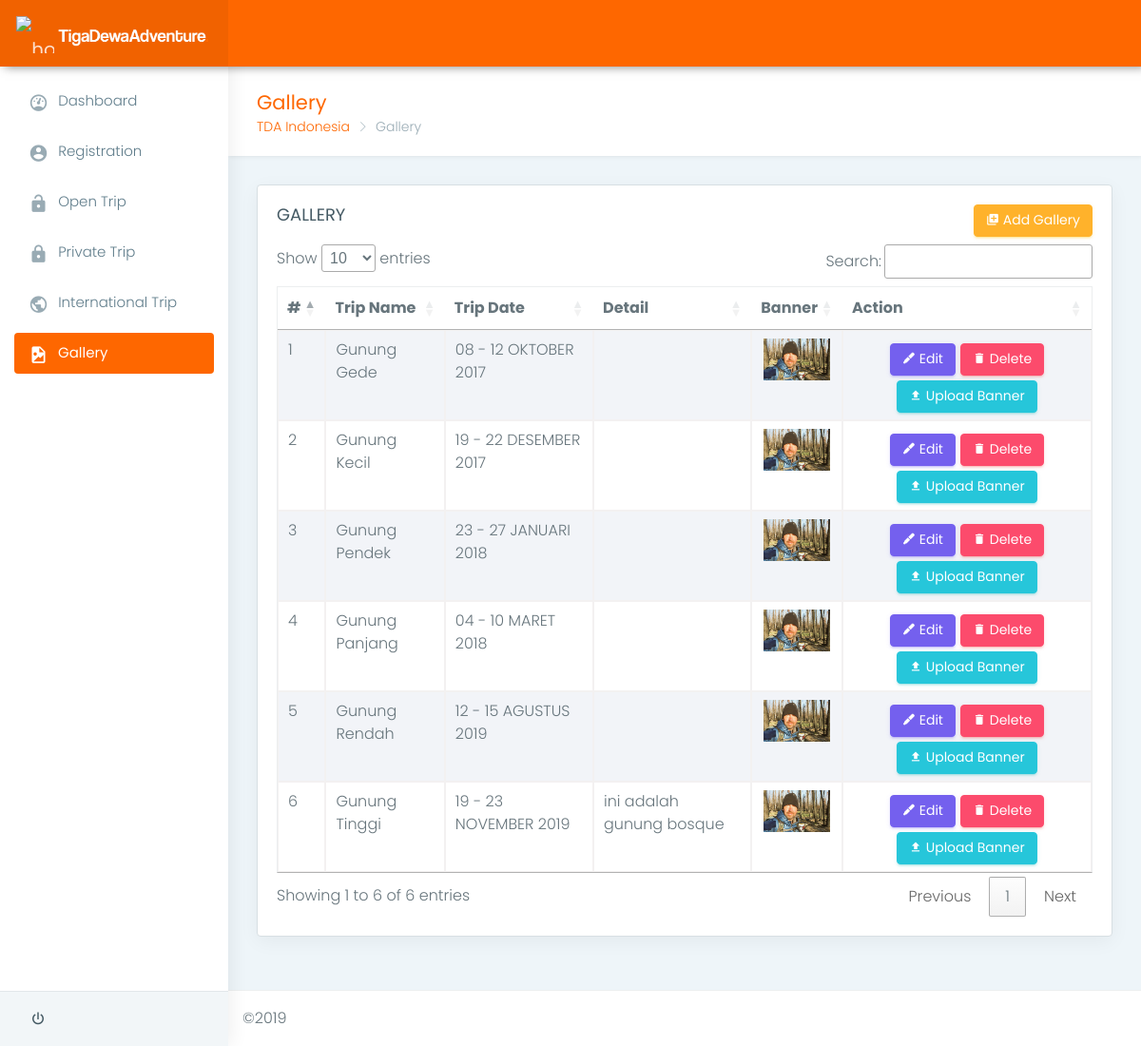
Screenshot of /index.php/_gallery with the database file from the repository.
### tables this page shows
CREATE TABLE `gallery` (
  `id_gallery` int(11) NOT NULL,
  `picture` varchar(200) NOT NULL,
  `tripDate` varchar(100) NOT NULL,
  `year` int(11) NOT NULL,
  `tripName` varchar(100) NOT NULL,
  `detail` text NOT NULL
);

### application/controllers/_gallery.php (called while the page is built, shortened)
<?php
class _gallery extends CI_Controller {
	public function __construct()
	{
		$this->load->model('_gallerymodel', 'gm');
	}
	public function index()
	{
		$data['gallery'] = $this->gm->getGallery();
		$this->load->view('admin/gallery', $data);
	}
}

### index.php (called while the page is built, shortened)
<?php
require_once BASEPATH.'core/CodeIgniter.php';

### application/models/_gallerymodel.php (called while the page is built, shortened)
<?php
class _gallerymodel extends CI_Model {
	public function getGallery()
	{
		return $this->db->get('gallery')->result();
	}
}

### application/views/admin/gallery.php (the view, shortened to what this page needs)
<!DOCTYPE html>
<html lang="en">
<head>
    <link href="<?=base_url()?>assets_admin/plugins/bootstrap/css/bootstrap.min.css" rel="stylesheet">
    <link href="<?=base_url()?>assets_admin/plugins/chartist-js/dist/chartist.min.css" rel="stylesheet">
    <link href="<?=base_url()?>assets_admin/plugins/chartist-js/dist/chartist-init.css" rel="stylesheet">
    <link href="<?=base_url()?>assets_admin/plugins/chartist-plugin-tooltip-master/dist/chartist-plugin-tooltip.css" rel="stylesheet">
    <link href="<?=base_url()?>assets_admin/plugins/c3-master/c3.min.css" rel="stylesheet">
    <link href="<?=base_url()?>assets_admin/css/style.css" rel="stylesheet">
    <link href="<?=base_url()?>assets_admin/css/colors/blue.css" id="theme" rel="stylesheet">
    <link rel="stylesheet" type="text/css" href="https://cdn.datatables.net/1.10.20/css/jquery.dataTables.css">
</head>
<body class="fix-header fix-sidebar card-no-border">
    <div id="main-wrapper">
        <header class="topbar">
            <nav class="navbar top-navbar navbar-toggleable-sm navbar-light">
                <div class="navbar-header">
                    <a class="navbar-brand" href="<?=base_url()?>index.php/Admin">
                        <b>
                            <img src="<?=base_url()?>assets_admin/images/tigadewa.png" style="width: 40px; height: 39px;" alt="homepage" class="light-logo" />
                        </b>
                        <span>
                            <img src="<?=base_url()?>assets_admin/images/tgdwtext.png" style="width: 165px; height: 25px; margin-top: 3px; margin-left: -5px;" class="light-logo" alt="homepage" />
                        </span>
                    </a>
                </div>
                <div class="navbar-collapse">
                    <ul class="navbar-nav my-lg-0">
                        <li class="nav-item dropdown">
                            <a class="font-weight-bold nav-link dropdown-toggle text-muted waves-effect waves-dark" href="" data-toggle="dropdown" aria-haspopup="true" aria-expanded="false">
                                ?></a>
                        </li>
                    </ul>
                </div>
            </nav>
        </header>
        <aside class="left-sidebar">
            <div class="scroll-sidebar">
                <nav class="sidebar-nav active">
                    <ul id="sidebarnav">
                        <li>
                            <a class="waves-effect waves-dark" href="<?=base_url()?>index.php/Admin" aria-expanded="false">
                                <i class="mdi mdi-gauge"></i>
                                <span class="hide-menu">Dashboard</span>
                            </a>
                        </li>
                        <li>
                            <a class="waves-effect waves-dark" href="<?=base_url()?>index.php/_registration" aria-expanded="false">
                                <i class="mdi mdi-account-circle"></i>
                                <span class="hide-menu">Registration</span>
                            </a>
                        </li>
                        <li>
                            <a class="waves-effect waves-dark" href="<?=base_url()?>index.php/_opentrip" aria-expanded="false">
                                <i class="mdi mdi-lock-open"></i>
                                <span class="hide-menu">Open Trip</span>
                            </a>
                        </li>
                        <li>
                            <a class="waves-effect waves-dark" href="<?=base_url()?>index.php/_privatetrip" aria-expanded="false">
                                <i class="mdi mdi-lock"></i>
                                <span class="hide-menu">Private Trip</span>
                            </a>
                        </li>
                        <li>
                            <a class="waves-effect waves-dark" href="<?=base_url()?>index.php/_internationaltrip" aria-expanded="false">
                                <i class="mdi mdi-earth"></i>
                                <span class="hide-menu">International Trip</span>
                            </a>
                        </li>
                        <li>
                            <a class="waves-effect waves-dark active" href="#" aria-expanded="false">
                                <i class="mdi mdi-file-image"></i>
                                <span class="hide-menu">Gallery</span>
                            </a>
                        </li>
                    </ul>
                </nav>
            </div>
            <div class="sidebar-footer">
                <a href="<?=base_url()?>index.php/Admin/logout" class="link" data-toggle="tooltip" title="Logout">
                    <i class="mdi mdi-power"></i>
                </a>
            </div>
        </aside>
        <div class="page-wrapper">
            <div class="container-fluid">
                <div class="row page-titles">
                    <div class="col-md-5 col-8 align-self-center">
                        <h3 class="text-themecolor">Gallery</h3>
                        <ol class="breadcrumb">
                            <li class="breadcrumb-item"><a href="javascript:void(0)" style="color: #fe6700">TDA Indonesia</a></li>
                            <li class="breadcrumb-item active">Gallery</li>
                        </ol>
                    </div>
                </div>
                <div class="row">
                    <div class="col-lg-12">
                        <div class="card">
                            <div class="card-block">
                                <div class="row mb-2">
                                    <div class="col-md-6">
                                        <h4 class="card-title text-uppercase">Gallery</h4>
                                    </div>
                                    <div class="col-md-6">
                                        <a href="#" data-toggle="modal" data-target="#add" class="btn waves-effect waves-light btn-warning pull-right">
                                            <i class="mdi mdi-library-plus"></i> Add Gallery
                                        </a>
                                    </div>
                                </div>
                                <div class="table-responsive">
                                    <table class="table table-striped table-bordered" id="dtTables">
                                        <thead>
                                            <tr>
                                                <th>#</th>
                                                <th>Trip Name</th>
                                                <th>Trip Date</th>
                                                <th>Detail</th>
                                                <th>Banner</th>
                                                <th>Action</th>
                                            </tr>
                                        </thead>
                                        <tbody>
                                            <?php
                                                foreach ($gallery as $o ) {
                                                    echo '
                                                        <tr>
                                                            <td>'.$o->id_gallery.'</td>
                                                            <td>'.$o->tripName.'</td>
                                                            <td>'.$o->tripDate.' '.$o->year.'</td>
                                                            <td>'.$o->detail.'</td>
                                                            <td align="center"><img src="'.base_url('assets/uploads/'.$o->picture).'" style="width: 70px;" alt="img"></td>
                                                            <td align="center">
                                                                <a onclick="edit('.$o->id_gallery.')" href="#"
                                                                    data-toggle="modal" data-target="#update"
                                                                    class="m-t-5 waves-effect waves-dark btn btn-primary">
                                                                    <i class="mdi mdi-grease-pencil"></i> Edit
                                                                </a>
                                                                <a href="'.base_url('index.php/_gallery/delete/'.$o->id_gallery).'"
                                                                    class="m-t-5 waves-effect waves-light btn btn-danger">
                                                                    <i class="mdi mdi-delete"></i> Delete
                                                                </a>
                                                                <a onclick="upload('.$o->id_gallery.')" href="#"
                                                                    data-toggle="modal" data-target="#upload"
                                                                    class="m-t-5 waves-effect waves-dark btn btn-success">
                                                                    <i class="mdi mdi-upload"></i> Upload Banner
                                                                </a>
                                                            </td>
                                                        </tr>
                                                    ';
                                                }
                                            ?>
                                        </tbody>
                                    </table>
                                </div>
                            </div>
                        </div>
                    </div>
                </div>
            </div>
            <footer class="footer"> ©2019 </footer>
        </div>
    </div>
</body>
</html>

### assets_admin/css/colors/blue.css (style rules this page uses)
.topbar { background: #fe6700; }
.topbar .navbar-header { background: rgba(0, 0, 0, 0.05); }
.topbar .top-navbar .navbar-header .navbar-brand .light-logo { display: inline-block; color: rgba(255, 255, 255, 0.8); }
.topbar .navbar-light .navbar-nav .nav-item > a.nav-link { color: #ffffff !important; }
.text-themecolor { color: #fe6700 !important; }
.sidebar-nav { background: #fff; }
.sidebar-nav ul li a { color: #607d8b; }
.sidebar-nav ul li a.active, .sidebar-nav ul li a:hover { color: #fe6700; }
.sidebar-nav ul li a.active { color: #fe6700; }
.sidebar-nav > ul > li > a.active i, .sidebar-nav > ul > li > a:hover i { color: #fe6700; }
.sidebar-nav > ul > li > a i { color: #99abb4; }
.sidebar-nav > ul > li > a.active { font-weight: 400; background: #ffffff; color: #1e88e5; }
.card-no-border .sidebar-nav > ul > li > a.active { color: #ffffff; background: #fe6700; }
.card-no-border .sidebar-nav > ul > li > a.active i { color: #ffffff; }
.card-no-border .sidebar-nav > ul > li > a.active:after { border-color: #ffffff; }

### rows the page displays
gallery: id_gallery "1", tripName "Gunung Gede", tripDate "08 - 12 OKTOBER", year "2017", picture (picture)
gallery: id_gallery "2", tripName "Gunung Kecil", tripDate "19 - 22 DESEMBER", year "2017", picture (picture)
gallery: id_gallery "3", tripName "Gunung Pendek", tripDate "23 - 27 JANUARI", year "2018", picture (picture)
gallery: id_gallery "4", tripName "Gunung Panjang", tripDate "04 - 10 MARET", year "2018", picture (picture)
gallery: id_gallery "5", tripName "Gunung Rendah", tripDate "12 - 15 AGUSTUS", year "2019", picture (picture)
gallery: id_gallery "6", tripName "Gunung Tinggi", tripDate "19 - 23 NOVEMBER", year "2019", detail "ini adalah gunung bosque", picture (picture)
